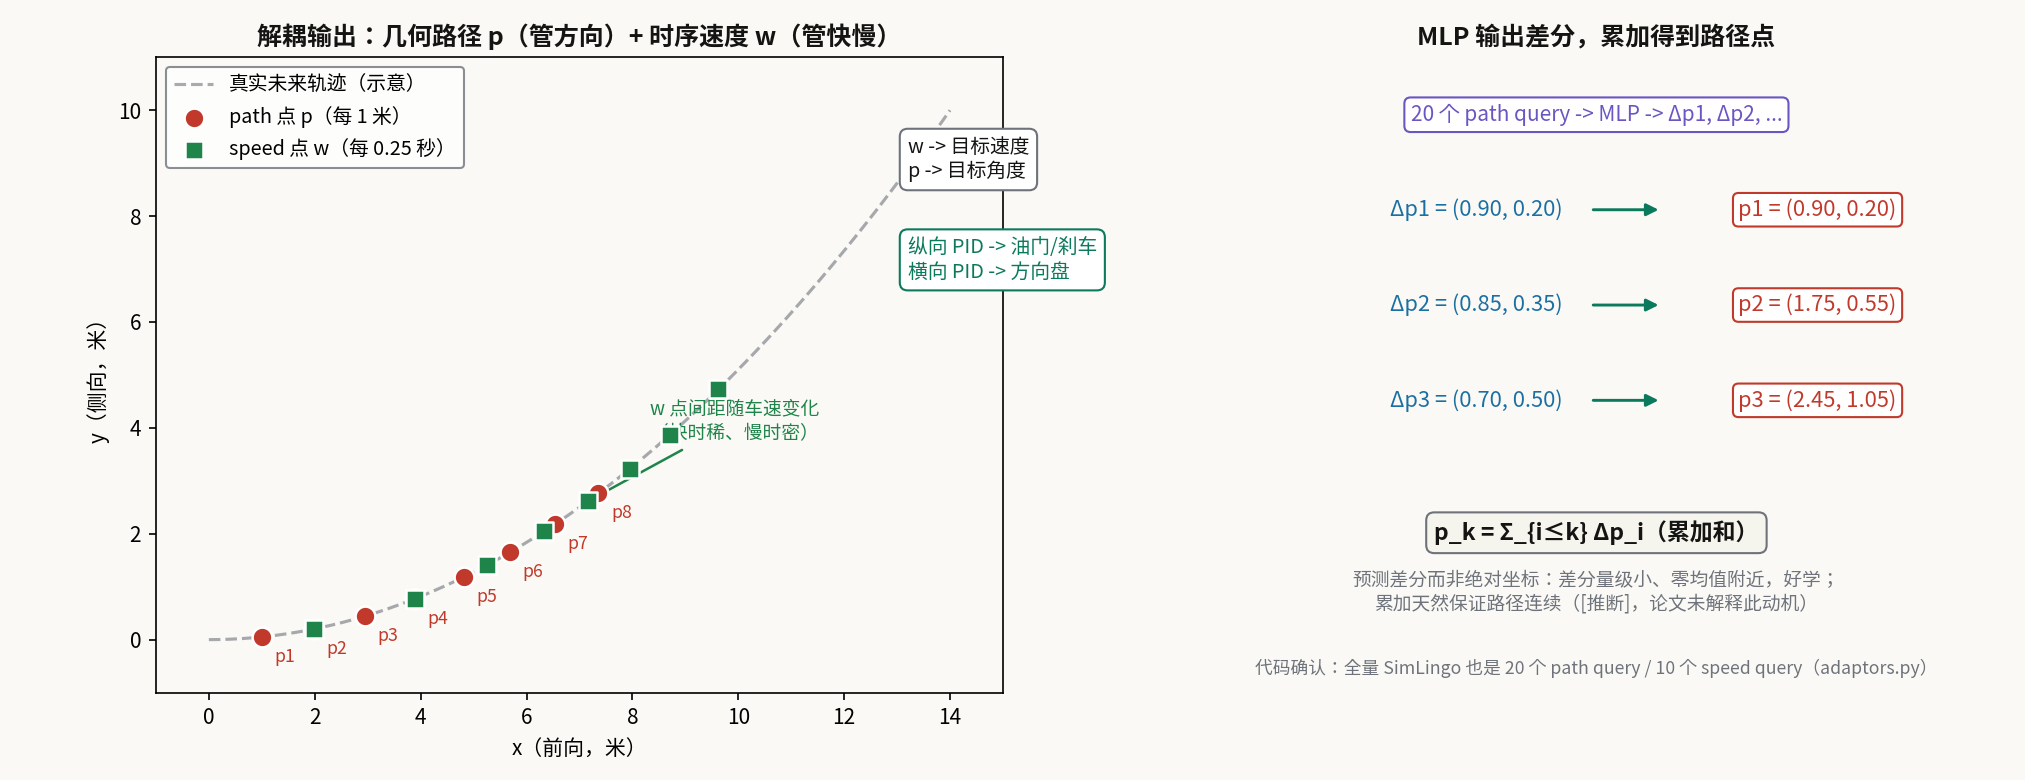

The script that saved this image:
#!/usr/bin/env python3
"""解耦输出表示：几何路径点（每 1 米，红）vs 时序速度点（每 0.25 秒，绿）；差分预测 + 累加。"""
import matplotlib
matplotlib.use("Agg")
import matplotlib.pyplot as plt
from matplotlib.patches import FancyArrowPatch
import numpy as np

plt.rcParams["mathtext.fontset"] = "cm"
plt.rcParams["font.family"] = "sans-serif"
plt.rcParams["font.sans-serif"] = ["Noto Sans CJK JP", "DejaVu Sans"]

IN   = "#1a6fa3"
OUT  = "#9e5c00"
OP   = "#0b7a5c"
LOSS = "#b34a06"
WIRE = "#6e737b"
ALT  = "#6a55c2"
BG   = "#faf9f5"
RED  = "#c0392b"
GREEN = "#1e8449"

fig, axes = plt.subplots(1, 2, figsize=(13.5, 5.2), gridspec_kw={"width_ratios": [1.35, 1.0]})
fig.patch.set_facecolor(BG)

# ---- 左：左转弯道上的两种 waypoint ----
ax = axes[0]
ax.set_facecolor(BG)
t = np.linspace(0, 1, 200)
# 一条左转曲线：x 前向，y 侧向
cx = 12 * t
cy = 6 * (1 - np.cos(t * np.pi / 2)) ** 1.2 * 2
cx = 14 * t
cy = 10 * t ** 2
ax.plot(cx, cy, color=WIRE, linewidth=1.5, linestyle="--", alpha=0.6, label="真实未来轨迹（示意）")

# 几何路径点：每 1 米一个（共 8 个）
arc = np.sqrt(np.diff(cx) ** 2 + np.diff(cy) ** 2)
s = np.concatenate([[0], np.cumsum(arc)])
path_s = np.arange(1, 9) * 1.0
px = np.interp(path_s, s, cx)
py = np.interp(path_s, s, cy)
ax.scatter(px, py, s=90, color=RED, zorder=5, edgecolors="white", linewidths=1.2, label="path 点 p（每 1 米）")
for i, (x, y) in enumerate(zip(px, py), start=1):
    ax.annotate(f"p{i}", (x, y), xytext=(6, -12), textcoords="offset points", fontsize=8.5, color=RED)

# 时序速度点：每 0.25 秒一个，假设车速先快后慢（进弯减速）
speeds = [8, 8, 6, 5, 4, 4, 4, 5]  # m/s，每 0.25s 一段
dists = np.array(speeds) * 0.25
cumd = np.cumsum(dists)
wx = np.interp(cumd, s, cx)
wy = np.interp(cumd, s, cy)
ax.scatter(wx, wy, s=70, color=GREEN, marker="s", zorder=5, edgecolors="white", linewidths=1.2,
           label="speed 点 w（每 0.25 秒）")
ax.annotate("w 点间距随车速变化\n（快时稀、慢时密）", (wx[4], wy[4]), xytext=(30, 30),
            textcoords="offset points", fontsize=9, color=GREEN,
            arrowprops=dict(arrowstyle="->", color=GREEN, linewidth=1.2))
ax.set_xlim(-1, 15)
ax.set_ylim(-1, 11)
ax.set_aspect("equal")
ax.set_xlabel("x（前向，米）", fontsize=10)
ax.set_ylabel("y（侧向，米）", fontsize=10)
ax.set_title("解耦输出：几何路径 p（管方向）+ 时序速度 w（管快慢）", fontsize=12, weight="bold", color="#141413")
ax.legend(fontsize=9.5, loc="upper left", frameon=True, facecolor="white", edgecolor=WIRE)

# 从 w 取目标速度、从 p 取目标角度 -> 两个 PID
ax.text(13.2, 9.5, "w -> 目标速度\np -> 目标角度", fontsize=9.5, color="#141413", ha="left", va="top",
        bbox=dict(boxstyle="round,pad=0.4", facecolor="white", edgecolor=WIRE))
ax.text(13.2, 7.6, "纵向 PID -> 油门/刹车\n横向 PID -> 方向盘", fontsize=9.5, color=OP, ha="left", va="top",
        bbox=dict(boxstyle="round,pad=0.4", facecolor="white", edgecolor=OP))

# ---- 右：差分预测 + 累加 ----
ax = axes[1]
ax.set_facecolor(BG)
ax.set_xlim(0, 10)
ax.set_ylim(0, 10)
ax.axis("off")
ax.set_title("MLP 输出差分，累加得到路径点", fontsize=12, weight="bold", color="#141413")
diffs = [(0.9, 0.2), (0.85, 0.35), (0.70, 0.50)]
cum = np.cumsum(diffs, axis=0)
ax.text(5, 9.0, "20 个 path query -> MLP -> Δp1, Δp2, ...", fontsize=10, color=ALT, ha="center",
        bbox=dict(boxstyle="round,pad=0.3", facecolor="white", edgecolor=ALT))
y = 7.6
for i, (d, c) in enumerate(zip(diffs, cum)):
    ax.text(2.2, y, f"Δp{i+1} = ({d[0]:.2f}, {d[1]:.2f})", fontsize=10.5, color=IN, ha="left", va="center")
    arr = FancyArrowPatch((4.9, y), (5.9, y), arrowstyle="-|>", mutation_scale=12, color=OP, linewidth=1.4)
    ax.add_patch(arr)
    ax.text(8.0, y, f"p{i+1} = ({c[0]:.2f}, {c[1]:.2f})", fontsize=10.5, color=RED, ha="center", va="center",
            bbox=dict(boxstyle="round,pad=0.25", facecolor="white", edgecolor=RED))
    y -= 1.5
ax.text(5, 2.4, "p_k = Σ_{i≤k} Δp_i（累加和）", fontsize=11, color="#141413", ha="center", weight="bold",
        bbox=dict(boxstyle="round,pad=0.35", facecolor="#f5f4ed", edgecolor=WIRE))
ax.text(5, 1.3, "预测差分而非绝对坐标：差分量级小、零均值附近，好学；\n累加天然保证路径连续（[推断]，论文未解释此动机）",
        fontsize=9, color=WIRE, ha="center", style="italic")
ax.text(5, 0.3, "代码确认：全量 SimLingo 也是 20 个 path query / 10 个 speed query（adaptors.py）", fontsize=8.5, color=WIRE, ha="center")

plt.tight_layout()
out = "/home/hatch/workspace/your_files/paper-xray-100/papers/011-VLA-simlingo/fig-disentangled.png"
plt.savefig(out, dpi=150, facecolor=BG)
print("saved", out)
